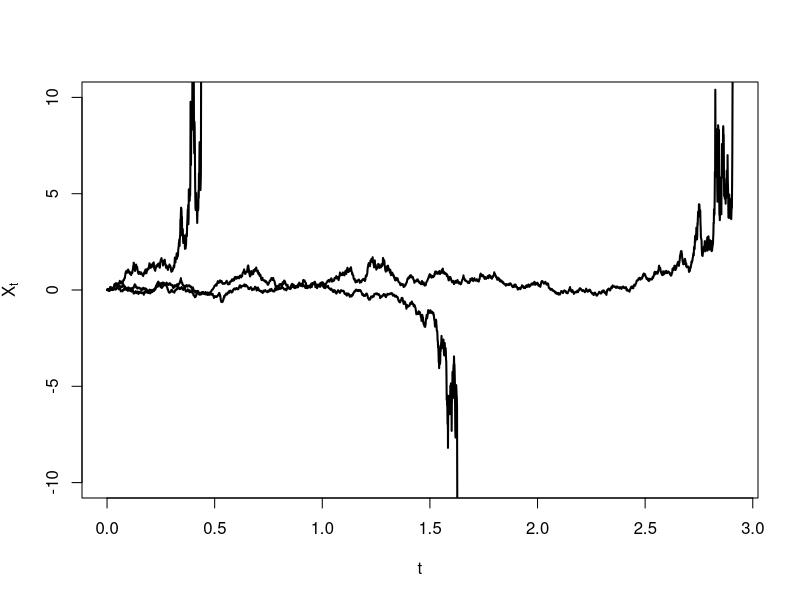

Here is the R script that generated this plot:
pdf(file="explosion.pdf",width=6,height=4)

set.seed(12345)

Xmax <- 20
Xlim <- 10
N <- 3

T <- 10
dt <- 0.001

nt <- ceiling(T/dt)

tvec <- seq(0,T,length=nt+1)

dB <- array(rnorm(N*nt,sd=sqrt(dt)),c(nt,N))

B <- apply(dB,2,function(x)c(0,cumsum(x)))

X <- tan(B)

tau <- apply(X,2,function(x)sum(cumprod(abs(x)<Xmax)))

plot(c(0,max(tau))*dt,c(-1,1)*Xlim,type="n",xlab="t",ylab=expression(X[t]))

for(i in 1:N) lines(tvec[1:tau[i]],X[1:tau[i],i],lwd=2)

dev.off()
